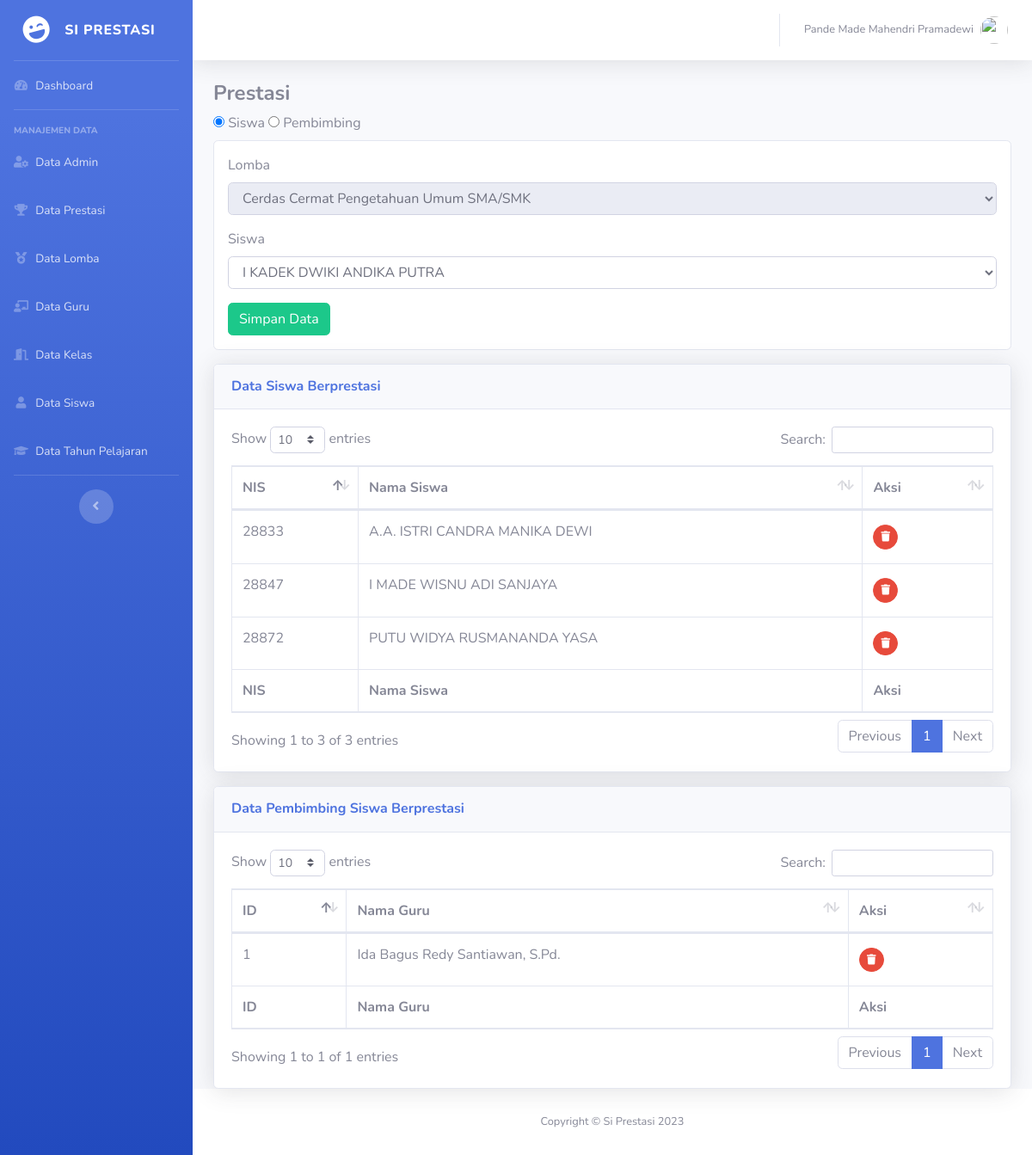
/admin/prestasi/tambah-prestasi-siswa.php?pid=1 (signed in), run on the app's committed database.
### tables this page shows
CREATE TABLE `tb_prestasi` (
  `pid` int NOT NULL,
  `lid` int NOT NULL,
  `pperingkat` varchar(50) NOT NULL,
  `pdokumen` varchar(255) DEFAULT NULL
);

CREATE TABLE `tb_lomba` (
  `lid` int NOT NULL,
  `ljenis` enum('1','2') NOT NULL DEFAULT '2',
  `lnama` varchar(100) NOT NULL,
  `ltingkat` enum('kota/kabupaten','provinsi','nasional','regional','internasional','lainnya') NOT NULL,
  `lpenyelenggara` varchar(200) NOT NULL,
  `ltahun` int NOT NULL,
  `tid` int NOT NULL
);

CREATE TABLE `tb_ref_prestasi_siswa` (
  `pid` int NOT NULL,
  `sid` varchar(5) NOT NULL
);

CREATE TABLE `tb_siswa` (
  `sid` varchar(5) NOT NULL,
  `snama` varchar(60) NOT NULL,
  `sgender` enum('L','P') NOT NULL
);

CREATE TABLE `tb_ref_prestasi_pemb` (
  `pid` int NOT NULL,
  `gid` int NOT NULL
);

CREATE TABLE `tb_guru` (
  `gid` int NOT NULL,
  `gnama` varchar(60) NOT NULL,
  `gmapel` varchar(50) DEFAULT NULL,
  `gkontak` varchar(20) DEFAULT NULL,
  `gstatus` enum('1','2') NOT NULL DEFAULT '1'
);

### functions.php (called while the page is built, shortened)
<?php
$conn = mysqli_connect(DB_HOST, DB_USER, DB_PASS, DB_NAME);
function query($query)
{
	global $conn;
	$result = mysqli_query($conn, $query);
	$rows = [];
	while ($row = mysqli_fetch_assoc($result)) {
		$rows[] = $row;
	}
	return $rows;
}

### admin/prestasi/tambah-prestasi-siswa.php (the view, shortened to what this page needs)
<?php
require '../../functions.php';
$prestasi = query("SELECT * FROM `tb_prestasi` JOIN tb_lomba ON tb_lomba.lid = tb_prestasi.lid WHERE pid = {$_GET['pid']}")[0];
$siswa = query("SELECT * FROM `tb_siswa`");
$prestasi_siswa_tersedia = query("SELECT * FROM `tb_ref_prestasi_siswa` JOIN tb_siswa ON tb_siswa.sid = tb_ref_prestasi_siswa.sid WHERE tb_ref_prestasi_siswa.pid = {$_GET['pid']}");
$prestasi_guru_tersedia = query("SELECT * FROM `tb_ref_prestasi_pemb` JOIN tb_guru ON tb_guru.gid = tb_ref_prestasi_pemb.gid WHERE tb_ref_prestasi_pemb.pid = {$_GET['pid']}");
$nisSiswaBerprestasi = [];
foreach ($prestasi_siswa_tersedia as $p) {
    $nisSiswaBerprestasi[] = $p['sid'];
}
foreach ($siswa as $key => $s) {
    if (in_array($s['sid'], $nisSiswaBerprestasi)) {
        unset($siswa[$key]);
    }
}
?>
<!DOCTYPE html>
<html lang="en">
<head>
    <link href="../../vendor/fontawesome-free/css/all.min.css" rel="stylesheet" type="text/css">
    <link href="../../css/sb-admin-2.min.css" rel="stylesheet">
    <link href="../../vendor/datatables/dataTables.bootstrap4.min.css" rel="stylesheet">
</head>
<body id="page-top">
    <div id="wrapper">
        <?php require_once "../partial/sidebar.php" ?>
        <div id="content-wrapper" class="d-flex flex-column">
            <div id="content">
                <?php require_once "../partial/topbar.php" ?>
                <div class="container-fluid">
                    <h4 class="font-weight-bold">Prestasi</h4>
                    <div>
                        <input type="radio" id="siswa" value="siswa" name="showInput" checked>
                        <label for="siswa">Siswa</label>
                        <input type="radio" id="guru" value="guru" name="showInput">
                        <label for="guru">Pembimbing</label>
                    </div>
                    <form method="post" class="card p-3" id="form-prestasi">
                        <div class="mb-3">
                            <label for="lid" class="form-label">Lomba</label>
                            <select name="pid" id="pid" class="form-control" readonly>
                                <option value="<?= $prestasi['pid'] ?>"><?= $prestasi['lnama'] ?></option>
                            </select>
                        </div>
                        <div class="mb-3" id="input-wrapper">
                            <label for="sid" class="form-label">Siswa</label>
                            <select id="sid" class="form-control" name="sid">
                                <?php foreach ($siswa as $option) : ?>
                                    <option value="<?= $option['sid'] ?>"><?= $option['snama'] ?></option>
                                <?php endforeach ?>
                            </select>
                        </div>
                        <div>
                            <button class="btn btn-success" name="submit">Simpan Data</button>
                        </div>
                    </form>
                    <div class="card shadow mt-3">
                        <div class="card-header py-3">
                            <h6 class="m-0 font-weight-bold text-primary">Data Siswa Berprestasi</h6>
                        </div>
                        <div class="card-body">
                            <div class="table-responsive">
                                <table class="table table-bordered display" id="dataTable" width="100%" cellspacing="0">
                                    <thead>
                                        <tr>
                                            <th>NIS</th>
                                            <th>Nama Siswa</th>
                                            <th>Aksi</th>
                                        </tr>
                                    </thead>
                                    <tfoot>
                                        <tr>
                                            <th>NIS</th>
                                            <th>Nama Siswa</th>
                                            <th>Aksi</th>
                                        </tr>
                                    </tfoot>
                                    <tbody>
                                        <?php foreach ($prestasi_siswa_tersedia as $d) : ?>
                                            <tr>
                                                <td><?= $d['sid'] ?></td>
                                                <td><?= $d['snama'] ?></td>
                                                <td>
                                                    <a onclick="return confirm('Yakin ingin menghapus?')" href="<?= BASE_URL ?>/admin/prestasi/delete-prestasi-siswa.php?sid=<?= $d['sid'] ?>&pid=<?= $_GET['pid'] ?>" class=" btn btn-danger btn-circle btn-sm my-1">
                                                        <i class="fas fa-trash"></i>
                                                    </a>
                                                </td>
                                            </tr>
                                        <?php endforeach; ?>
                                    </tbody>
                                </table>
                            </div>
                        </div>
                    </div>
                    <div class="card shadow mt-3">
                        <div class="card-header py-3">
                            <h6 class="m-0 font-weight-bold text-primary">Data Pembimbing Siswa Berprestasi</h6>
                        </div>
                        <div class="card-body">
                            <div class="table-responsive">
                                <table class="table table-bordered display" id="dataTable" width="100%" cellspacing="0">
                                    <thead>
                                        <tr>
                                            <th>ID</th>
                                            <th>Nama Guru</th>
                                            <th>Aksi</th>
                                        </tr>
                                    </thead>
                                    <tfoot>
                                        <tr>
                                            <th>ID</th>
                                            <th>Nama Guru</th>
                                            <th>Aksi</th>
                                        </tr>
                                    </tfoot>
                                    <tbody>
                                        <?php foreach ($prestasi_guru_tersedia as $d) : ?>
                                            <tr>
                                                <td><?= $d['gid'] ?></td>
                                                <td><?= $d['gnama'] ?></td>
                                                <td>
                                                    <a onclick="return confirm('Yakin ingin menghapus?')" href="<?= BASE_URL ?>/admin/prestasi/delete-prestasi-siswa.php?gid=<?= $d['gid'] ?>&pid=<?= $_GET['pid'] ?>" class=" btn btn-danger btn-circle btn-sm my-1">
                                                        <i class="fas fa-trash"></i>
                                                    </a>
                                                </td>
                                            </tr>
                                        <?php endforeach; ?>
                                    </tbody>
                                </table>
                            </div>
                        </div>
                    </div>
                </div>
            </div>
            <?php require_once "../partial/footer.php" ?>
        </div>
    </div>
</body>
</html>

### data on the page
tb_prestasi: pid "Cerdas Cermat Pengetahuan Umum SMA/SMK"
tb_ref_prestasi_siswa: sid.sid "28833", sid.snama "A.A. ISTRI CANDRA MANIKA DEWI"
tb_ref_prestasi_siswa: sid.sid "28847", sid.snama "I MADE WISNU ADI SANJAYA"
tb_ref_prestasi_siswa: sid.sid "28872", sid.snama "PUTU WIDYA RUSMANANDA YASA"
tb_ref_prestasi_pemb: gid.gid "1", gid.gnama "Ida Bagus Redy Santiawan, S.Pd."

### other printed values
$user['nama'] "Pande Made Mahendri Pramadewi"
form field sid "I KADEK DWIKI ANDIKA PUTRA"
